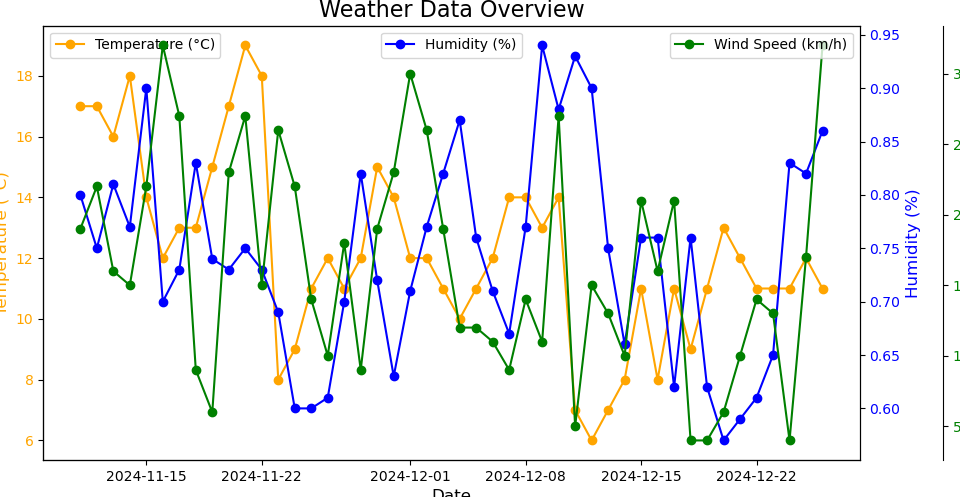

Source code (Python):
import pandas as pd
import matplotlib.pyplot as plt

# Excel dosyasını yükleme
file_path = r"C:\Users\alide\OneDrive - sabanciuniv.edu\Masaüstü\Hava Durumu Dataları.xlsx"
weather_data = pd.read_excel(file_path)

# Tarih sütununu datetime formatına çevirme
weather_data['Date'] = pd.to_datetime(weather_data['Date'])

# Nem sütununu düzenleme
if weather_data['Humidity'].dtype == 'object':
    weather_data['Humidity'] = weather_data['Humidity'].str.replace('%', '').astype(float)
else:
    weather_data['Humidity'] = weather_data['Humidity'].astype(float)

# Sıcaklık sütununu düzenleme
if weather_data['Temperature'].dtype == 'object':
    weather_data['Temperature'] = weather_data['Temperature'].str.replace('°C', '').astype(float)
else:
    weather_data['Temperature'] = weather_data['Temperature'].astype(float)

# Rüzgar hızı sütununu düzenleme
if weather_data['Wind Speed'].dtype == 'object':
    weather_data['Wind Speed'] = (
        weather_data['Wind Speed']
        .str.replace(' km/h', '', regex=False)
        .str.replace(' km\\h', '', regex=False)
        .astype(float)
    )
else:
    weather_data['Wind Speed'] = weather_data['Wind Speed'].astype(float)

# Kombine grafik oluşturma
fig, ax1 = plt.subplots(figsize=(14, 8))

# Sıcaklık çizgisi (Y Ekseni 1)
ax1.plot(weather_data['Date'], weather_data['Temperature'], color='orange', marker='o', linestyle='-', label='Temperature (°C)')
ax1.set_xlabel('Date', fontsize=12)
ax1.set_ylabel('Temperature (°C)', color='orange', fontsize=12)
ax1.tick_params(axis='y', labelcolor='orange')

# Y Ekseni 2 (Nem)
ax2 = ax1.twinx()
ax2.plot(weather_data['Date'], weather_data['Humidity'], color='blue', marker='o', linestyle='-', label='Humidity (%)')
ax2.set_ylabel('Humidity (%)', color='blue', fontsize=12)
ax2.tick_params(axis='y', labelcolor='blue')

# Y Ekseni 3 (Rüzgar Hızı)
ax3 = ax1.twinx()
ax3.spines['right'].set_position(('outward', 60))  # Üçüncü y eksenini kaydırma
ax3.plot(weather_data['Date'], weather_data['Wind Speed'], color='green', marker='o', linestyle='-', label='Wind Speed (km/h)')
ax3.set_ylabel('Wind Speed (km/h)', color='green', fontsize=12)
ax3.tick_params(axis='y', labelcolor='green')

# Başlık ve genel düzenleme
plt.title('Weather Data Overview', fontsize=16)
fig.tight_layout()
plt.grid(axis='x', linestyle='--', alpha=0.7)

# Gösterge ekleme
ax1.legend(loc='upper left')
ax2.legend(loc='upper center')
ax3.legend(loc='upper right')

# Grafiği gösterme
plt.show()
